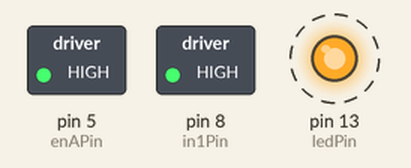
Simulated run of this sketch. Board: Arduino Uno, built with avr-gcc and run on an emulated ATmega328P. Shown: switched loads named in the sketch (green lamp = pin HIGH), output pins drawn as LEDs (lit = HIGH). Dashed ring = blinking.

Above: at 0.5 s.
Timing chart, 0 to 4.6 s (numbered marks = the images above):
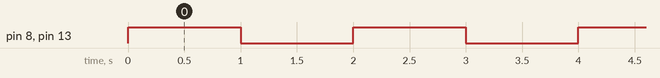

Measured:
- by itself, pin 8 (in1Pin), pin 13 (ledPin): alternates HIGH for 1.0 s and LOW for 1.0 s

The sketch:

hello.ino
```cpp
int ledPin = 13;  //
int enAPin = 5; // enA for L293D
int in1Pin = 8; // in1 for L293D

void setup(){
    pinMode(ledPin, OUTPUT);  //Set as output state
    pinMode(enAPin, OUTPUT);  // Set enA as output pin
    pinMode(in1Pin, OUTPUT);  // Set in 1 pin

    digitalWrite(enAPin, HIGH);  // Set enA
}

void loop(){
    digitalWrite(ledPin, HIGH);
    digitalWrite(in1Pin, HIGH);
    delay(1000);

    digitalWrite(ledPin, LOW);
    digitalWrite(in1Pin, LOW);
    delay(1000);

}
```
